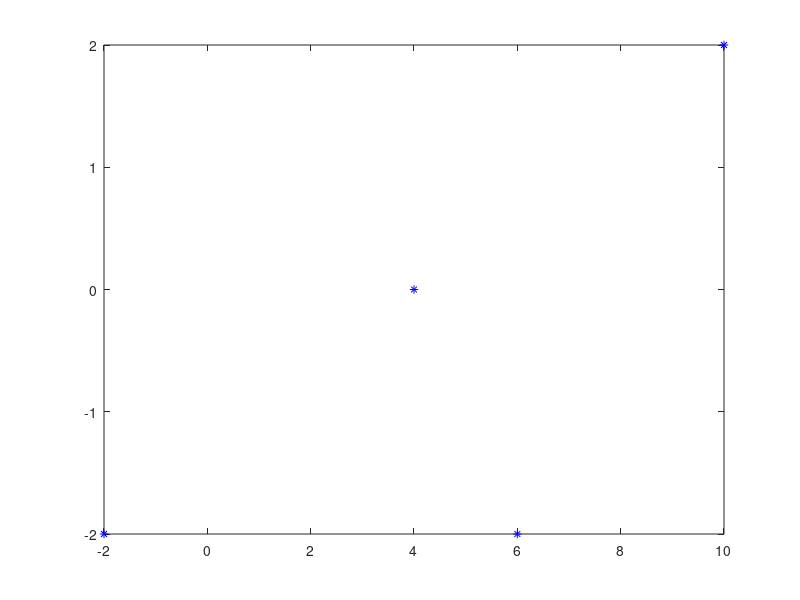

Recreate this plot in MATLAB. (Note: this script raises an error after producing the figure.)
clear

px=[-2 4 6 10];
py=[-2 0 -2 2];

plot (px, py, 'b*');

t1=-1;
t2=0;
t3=2;
t4=3;
hold on

syms a3 a2 a1 a0 t
x(t)=a3*t^3 + a2*t^2 + a1*t + a0;
ex=[x(t1) == px(1),...
    x(t2) == px(2),...
    x(t3) == px(3),...
    x(t4) == px(4)];
rx=solve(ex,[a3 a2 a1 a0]);
cx(t)=subs(x,[a3 a2 a1 a0],[rx.a3 rx.a2 rx.a1 rx.a0]);


syms b3 b2 b1 b0
y(t)=b3*t^3 + b2*t^2 + b1*t + b0;
ey=[y(t1) == py(1),...
    y(t2) == py(2),...
    y(t3) == py(3),...
    y(t4) == py(4)];
ry=solve(ey,[b3 b2 b1 b0]);
cy(t)=subs(y,[b3 b2 b1 b0],[ry.b3 ry.b2 ry.b1 ry.b0]);
fplot (cx, cy, [t1 t4]);


xd(t)=diff(x,t);
yd(t)=diff(y,t);

cxd(t) = subs(xd, [a3 a2 a1 a0], [rx.a3 rx.a2 rx.a1 rx.a0]);
cyd(t) = subs(yd, [b3 b2 b1 b0], [ry.b3 ry.b2 ry.b1 ry.b0]);
vx = cxd(2);
vy = cyd(2);
quiver(px(3), py(3), vx, vy);

%part 2

px2=[10,14];
py2=[2,-4];
vx2=[px2(2),3];
vy2=[py2(2),0];
t5=-1;
t6=1;

x(t)=a3*t^3 + a2*t^2 + a1*t + a0;
xd2=diff(x,t);
ex=[x(t1) == px2(1),...
    x(t2) == px2(2),...
    xd2(t5) == vx2(1),...
    xd2(t6) == vx2(2)];
rx=solve(ex,[a3 a2 a1 a0]);
cx(t)=subs(x,[a3 a2 a1 a0],[rx.a3 rx.a2 rx.a1 rx.a0]);


y(t)=b3*t^3 + b2*t^2 + b1*t + b0;
yd2=diff(y,t);
ey=[y(t1) == py2(1),...
    y(t2) == py2(2),...
    yd2(t5) == vy2(1),...
    yd2(t6) == vy2(2)];
ry=solve(ey,[b3 b2 b1 b0]);
cy(t)=subs(y,[b3 b2 b1 b0],[ry.b3 ry.b2 ry.b1 ry.b0]);

fplot (cx, cy, [t5 t6]);













